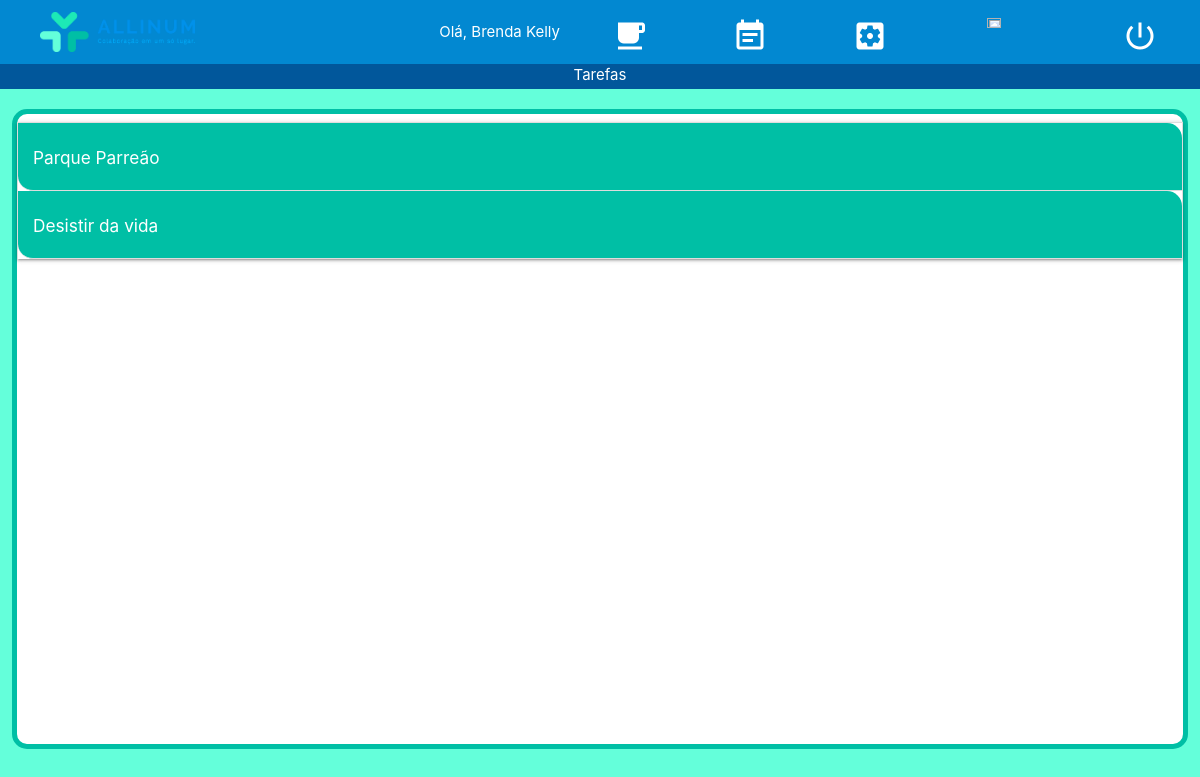
/visao_tarefa/ (signed in), run on an earlier commit of the app's database.
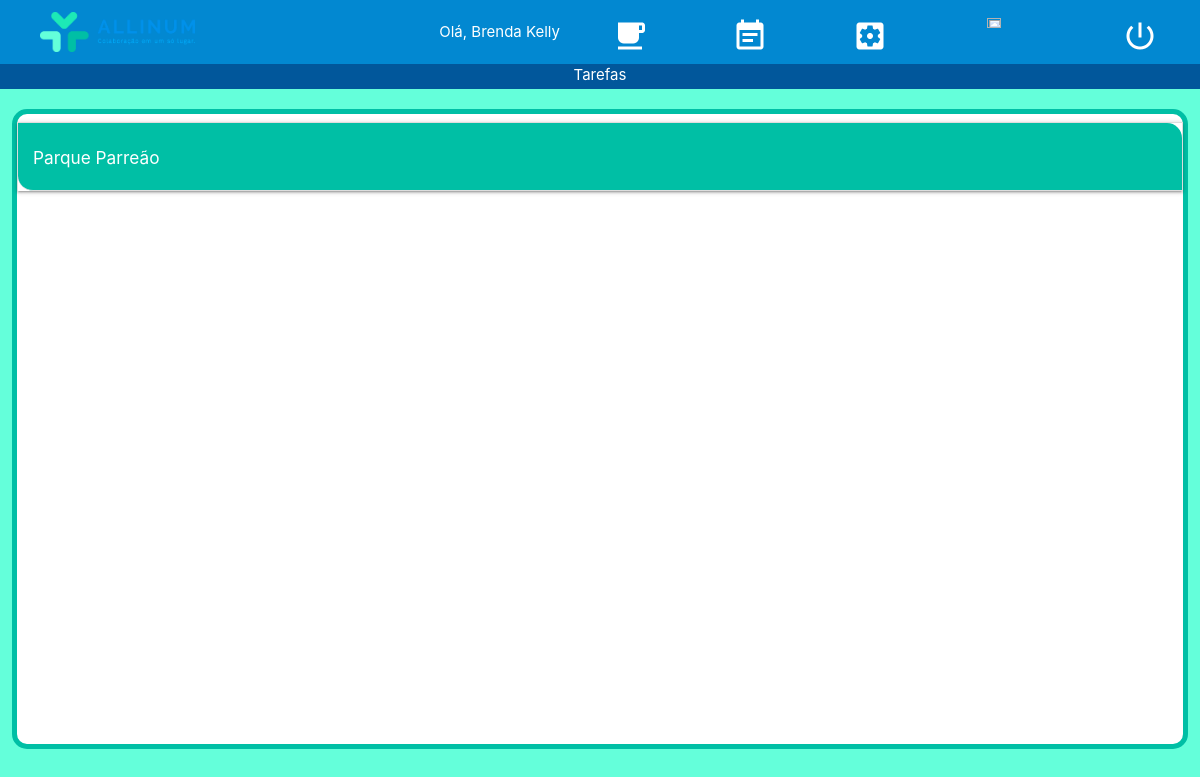
And on a later commit of the database.
### usuarios/models.py (models this page shows)
class Projeto(models.Model):
    titulo = models.TextField(max_length=100, null=False)
    descricao = models.TextField(max_length=400, null=False)
    lider = models.ForeignKey(User, on_delete=models.CASCADE)
    membros = models.ManyToManyField(Membro)
    ult_alt = models.TextField(max_length=100, null=True)
    data_ult_alt = models.DateField(null=True)

### usuarios/views.py (the view)
# urls.py: url(r'^visao_tarefa/$', tarefa_visao, name='visao_tarefa'),
@login_required
def tarefa_visao(request, template_name="visao_tarefas.html"):
    user = request.user
    if user.is_superuser:
        projetos = Projeto.objects.all()
    else:
        projetos = Projeto.objects.filter(membros__user_id=user.id)
    tarefas = Tarefa.objects.all()
    categorias = Categoria.objects.all()
    context = {"projetos": projetos, "tarefas":tarefas, "categorias":categorias}
    return render(request, template_name, context)

### templates/visao_tarefas.html (shortened to what this page needs)
{% extends 'baseTemplate.html' %}
{% block titulo %}
    Tarefas
{% endblock titulo %}
{% block conteudo %}
    <div class="row">
        <div class="col s12">
            <ul class="collapsible">
                {% for projeto in projetos %}
                <li>
                    <div class="collapsible-header teal accent-4 white-text" style="border-radius: 0px 15px 0px 15px;"> <h6> {{ projeto.titulo }} </h6> </div>
                </li>
                {% endfor %}
            </ul>
        </div>
    </div>
{% endblock conteudo %}

What changed in the data, as far as the page shows it:
removed Projeto: titulo "Desistir da vida"
